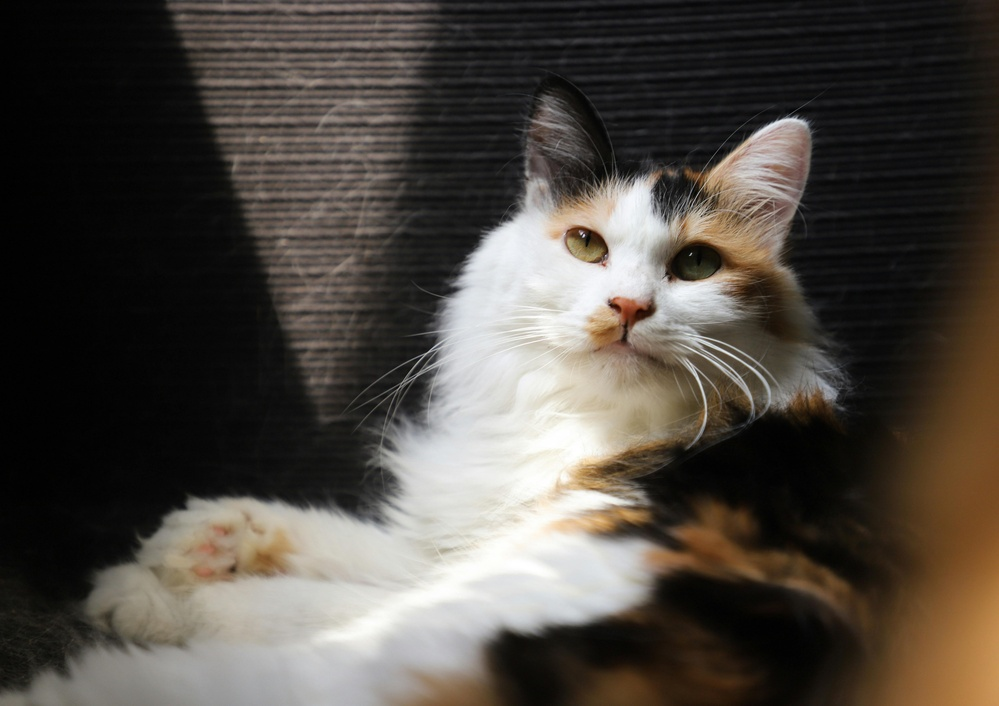
#> input picture imagenes/original/gato.jpeg, 999 x 706 px, shrunk from 5535 x 3911 before the run, found by its file name
$ jupyter execute capturaImagen.ipynb
#> lines starting #> are read from the running program, lines starting #| are printed output that depends on the picture
ejercicio captura de una imagene de la pc

[cell 1]
import cv2
import numpy as np
import matplotlib.pylab as plt

path="imagenes/original/gato.jpeg"
read=cv2.imread(path)
#> read is the input picture: shape (706, 999, 3); mean B, G, R 65.8, 72.5, 78.3
gris=cv2.cvtColor(read,cv2.COLOR_BGR2RGB)
plt.title("imagenes")
plt.imshow(gris)
plt.axis("off")
plt.show()

[cell 2]
import cv2
import numpy as np
import matplotlib.pylab as plt
plt.rcParams["figure.figsize"]=[10,5]
path="imagenes/original/tigre.jpeg"
img1=cv2.imread(path)
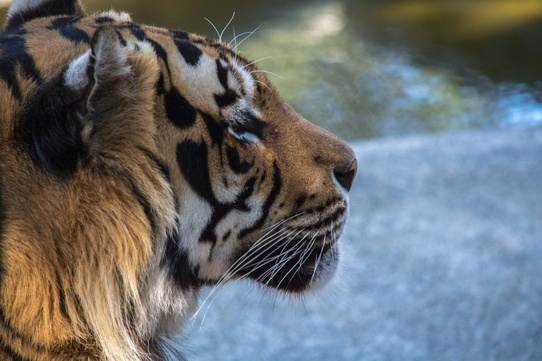
#> input picture imagenes/original/tigre.jpeg, 542 x 361 px, shrunk from 3000 x 2000 before the run, found by its file name
#> img1 is the input picture: shape (361, 542, 3); mean B, G, R 112.1, 110.2, 106.5
#imgRGB=cv2.cvtColor(img1,cv2.COLOR_RGB2BGR)
plt.imshow(img1)
print(f"tamaño de imagen y canales",img1.shape)
#| tamaño de imagen y canales (361, 542, 3)
plt.show()

[cell 3]
import cv2
import numpy as np
import matplotlib.pylab as plt
plt.rcParams["figure.figsize"]=[10,5]
path="imagenes/original/gato.jpeg"
img=cv2.imread(path,cv2.IMREAD_COLOR)
plt.subplot(141)
plt.title("imgen original")
plt.imshow(cv2.cvtColor(img, cv2.COLOR_BGR2RGB))

plt.subplot(142)
plt.imshow(img[:,:,0], cmap='gray')
plt.title("Imagen Rojo")
plt.subplot(143)
plt.imshow(img[:,:,1], cmap='gray')
plt.title("Imagen Verde")
plt.subplot(144)
plt.imshow(img[:,:,2], cmap='gray')
plt.title("Imagen Azul")
print(f"Tamaño de la imagen y canales: {img.shape}")
#| Tamaño de la imagen y canales: (706, 999, 3)
plt.show()
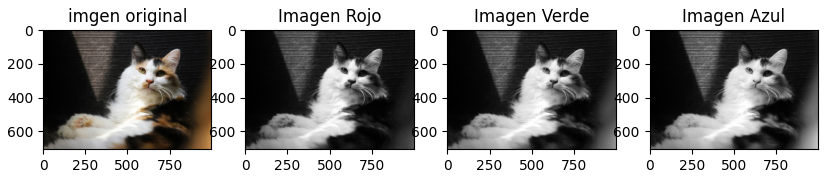
#> figure drawn by matplotlib, 4 panels

Canales reales

[cell 4]
import cv2
import numpy as np
import matplotlib.pylab as plt
plt.rcParams["figure.figsize"]=[10,5]
path="imagenes/original/gato.jpeg"
img=cv2.imread(path,cv2.IMREAD_COLOR)
imgRGB=cv2.cvtColor(img,cv2.COLOR_BGR2RGB)
r=img[:,:,2]
g=img[:,:,1]
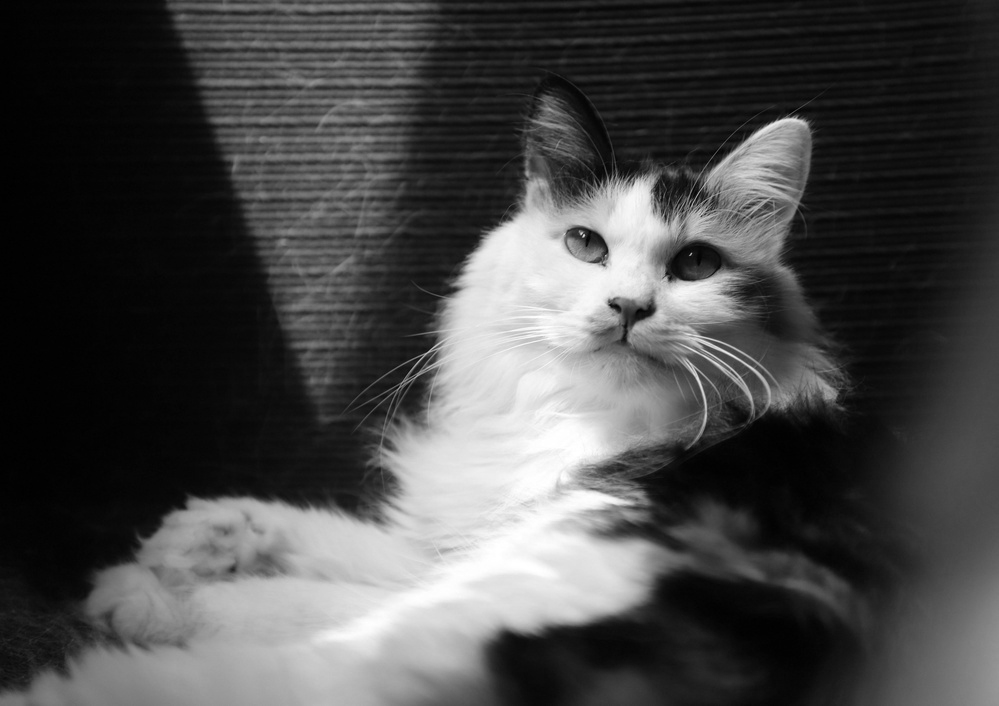
#> g: shape (706, 999); min 0, max 255, mean 72.5
b=img[:,:,0]
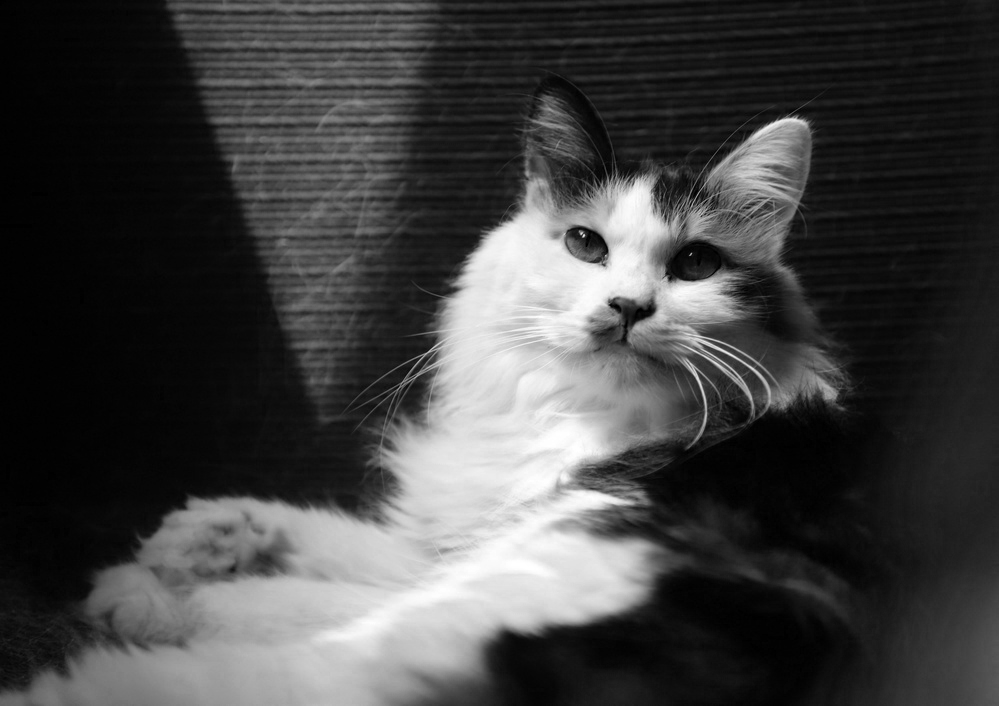
#> b: shape (706, 999); min 0, max 255, mean 65.8

rojo_imagen=np.zeros_like(imgRGB)
rojo_imagen[:,:,0]=r
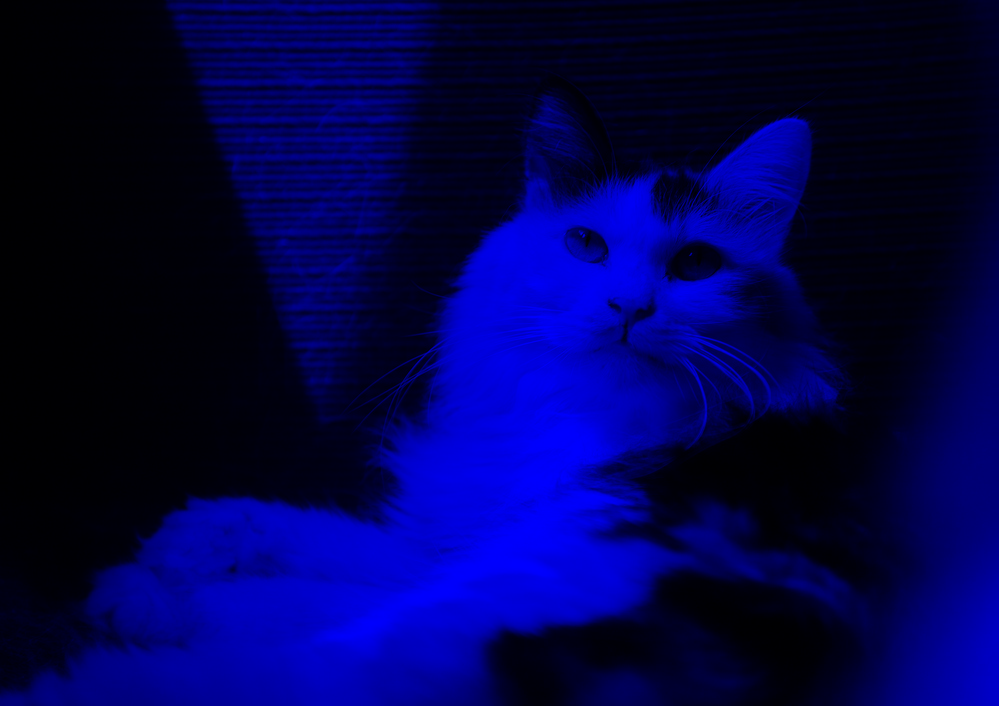
#> rojo_imagen: shape (706, 999, 3); mean of channels 0, 1, 2 78.3, 0, 0; drawn as B, G, R

verde_imagen=np.zeros_like(imgRGB)
verde_imagen[:,:,1]=g
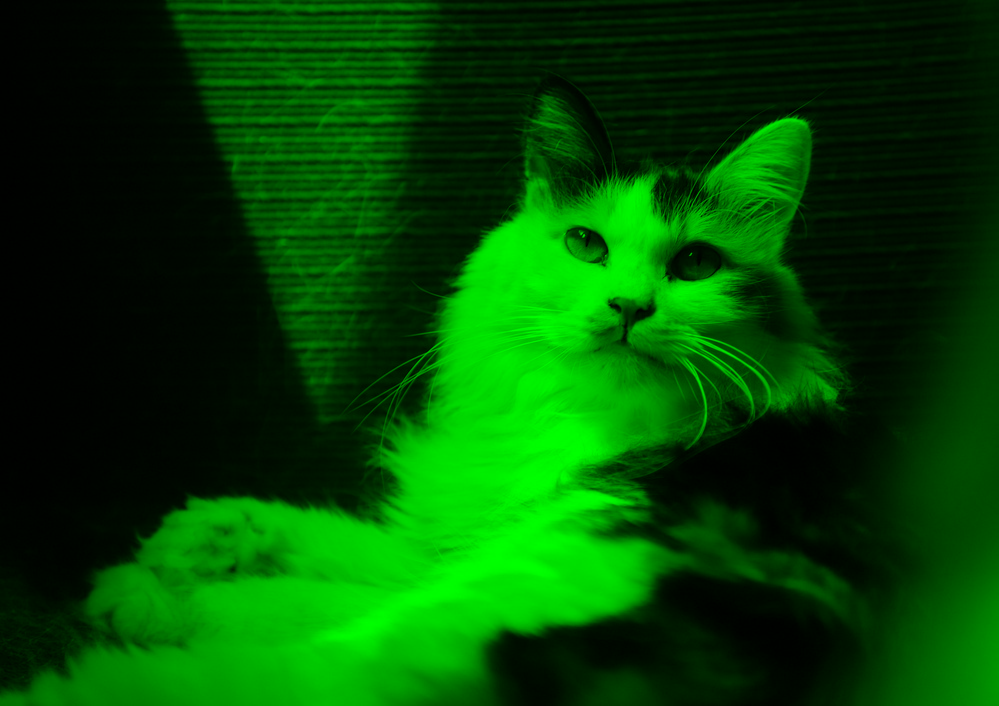
#> verde_imagen: shape (706, 999, 3); mean of channels 0, 1, 2 0, 72.5, 0; drawn as B, G, R

azul_imagen=np.zeros_like(imgRGB)
azul_imagen[:,:,2]=b
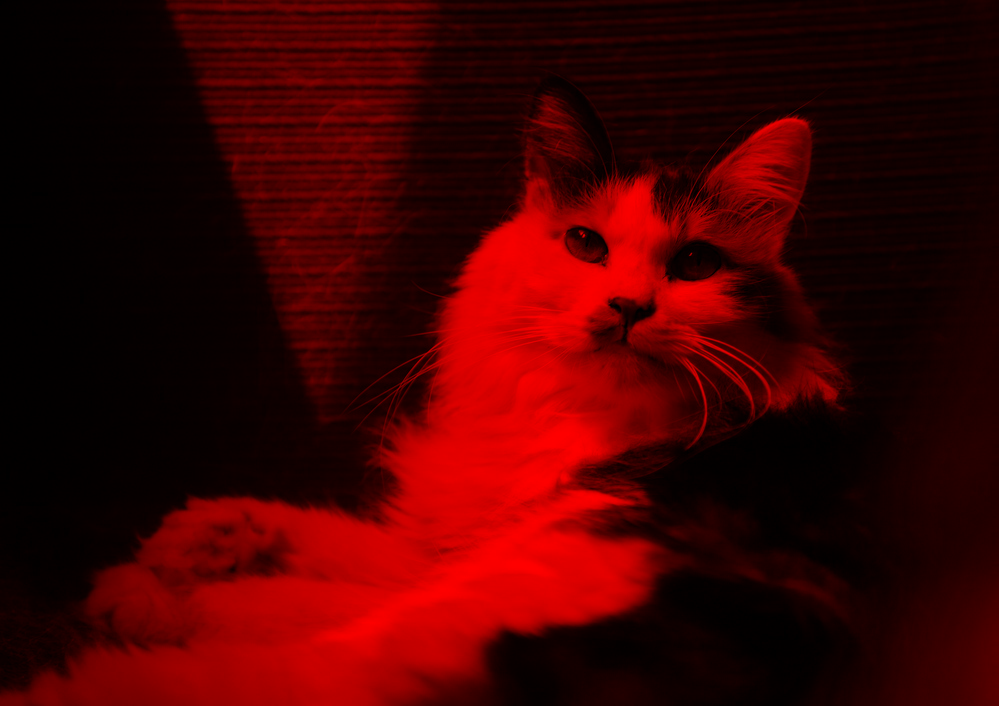
#> azul_imagen: shape (706, 999, 3); mean of channels 0, 1, 2 0, 0, 65.8; drawn as B, G, R

plt.subplot(141)
plt.title("canal original")
plt.imshow(imgRGB)
plt.axis("off")

plt.subplot(142)
plt.title("canal rojo")
plt.imshow(rojo_imagen)
plt.axis("off")

plt.subplot(143)
plt.title("canal verde")
plt.imshow(verde_imagen)
plt.axis("off")

plt.subplot(144)
plt.title("canal azul")
plt.imshow(azul_imagen)
plt.axis("off")

plt.show()

colores falsos

[cell 5]
import cv2
import numpy as np
import matplotlib.pylab as plt
plt.rcParams["figure.figsize"]=[10,5]
path="imagenes/original/gato.jpeg"
img=cv2.imread(path,cv2.IMREAD_COLOR)
b,g,r=cv2.split(img)

plt.subplot(141)
plt.title("original")
plt.imshow(cv2.cvtColor(img,cv2.COLOR_BGR2RGB))

plt.subplot(142)
plt.title("canal rojo")
plt.imshow(r,cmap="Reds")
plt.axis("off")

plt.subplot(143)
plt.title("canal verde")
plt.imshow(g,cmap="Greens")
plt.axis("off")

plt.subplot(144)
plt.title("canal azul")
plt.imshow(b,cmap="Blues")
plt.axis("off")

plt.show

clase 19/02/2025

[cell 6]
import cv2
import numpy as np
import matplotlib.pylab as plt
plt.rcParams["figure.figsize"]=[10,5]
path="imagenes/original/gato.jpeg"
img_bgr=cv2.imread(path)
imgRGB=cv2.cvtColor(img_bgr,cv2.COLOR_BGR2RGB)

print("alto",img_bgr.shape[0])
#| alto 706
print("ancho",img_bgr.shape[1])
#| ancho 999
print("canales",img_bgr.shape[2])
#| canales 3
fig,axs=plt.subplots(1,4,figsize=(20,5))
axs[0].imshow(imgRGB)
axs[0].set_title("imagen original")
axs[0].axis("off")

fig_rojo=axs[1].imshow(img_bgr[...,0],cmap="gray")
fig.colorbar(fig_rojo,ax=axs[1],shrink=0.5)
axs[1].set_title("canal rojo")
axs[1].axis("off")

fig_azul=axs[2].imshow(img_bgr[...,1],cmap="gray")
fig.colorbar(fig_azul,ax=axs[2],shrink=0.5)
axs[2].set_title("canal azul")
axs[2].axis("off")

fig_verde=axs[3].imshow(img_bgr[...,2],cmap="gray")
fig.colorbar(fig_verde,ax=axs[3],shrink=0.5)
axs[3].set_title("canal verde")
axs[3].axis("off")


plt.show()
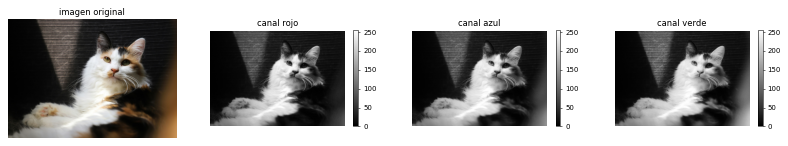
#> figure drawn by matplotlib, 7 panels

[cell 7]
imgRGB[:3,:3,:]

[cell 8]
plt.imshow(imgRGB[:10,:10,:])
print(imgRGB.shape)
#| (706, 999, 3)
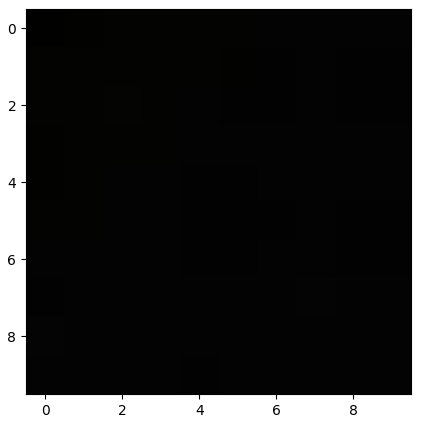
#> figure drawn by matplotlib, 1 panel
